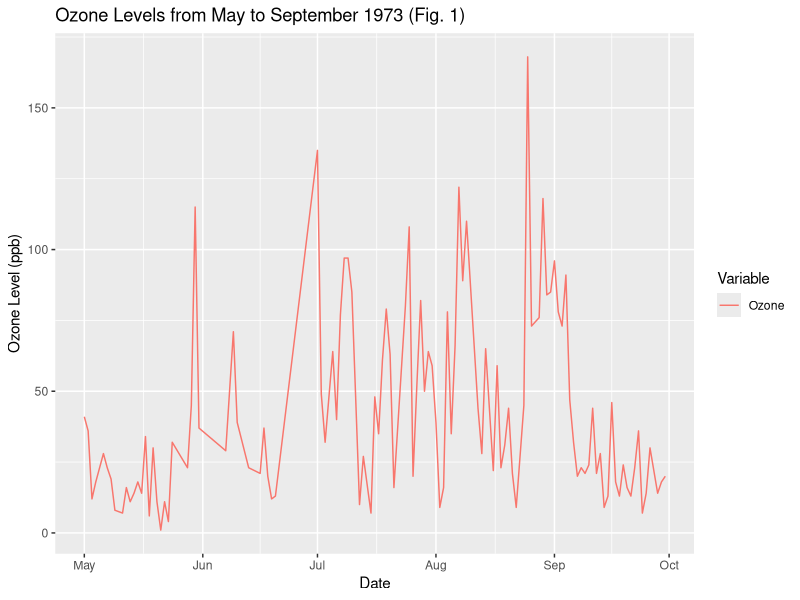
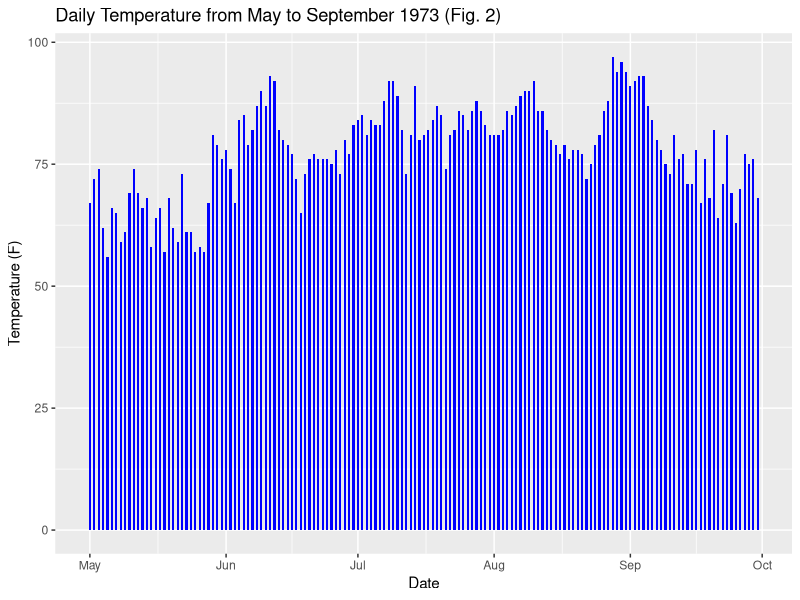
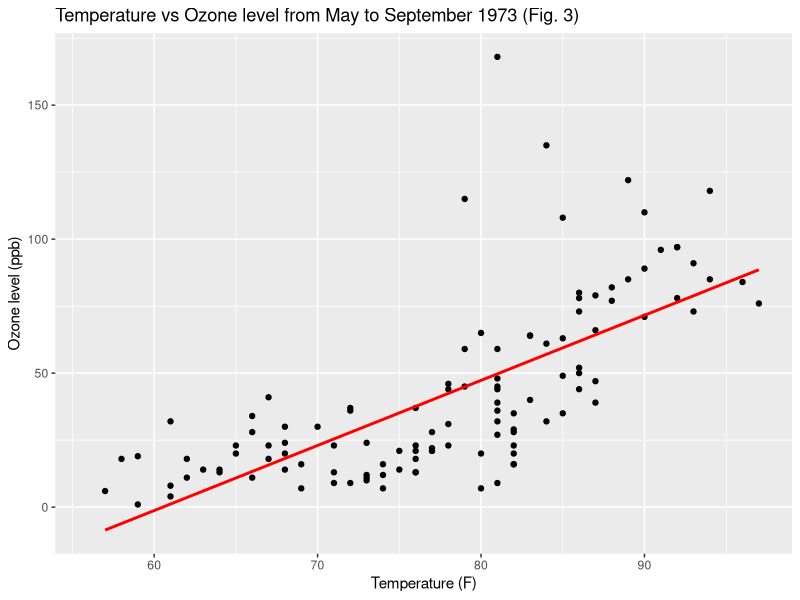
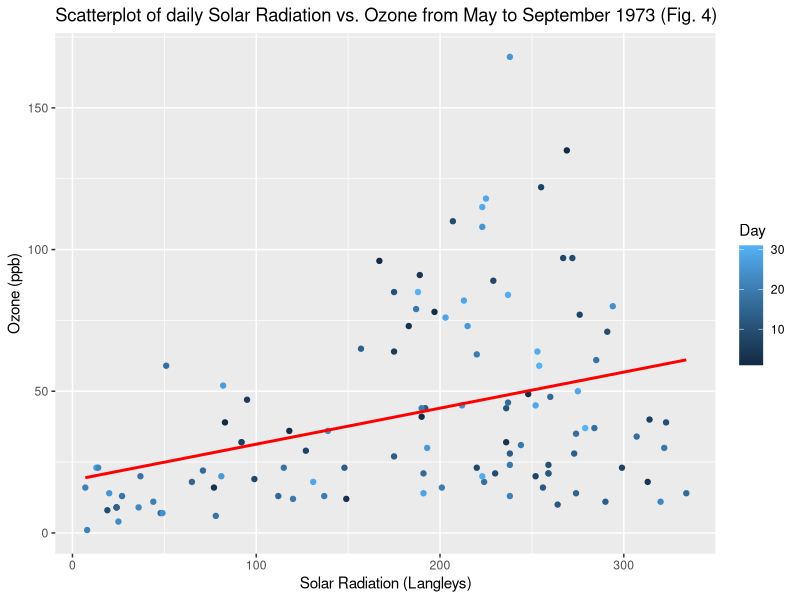

Write R code to recreate these figures, in order.
## ---- chunk 1
knitr::opts_chunk$set(echo = TRUE, warning = FALSE, message = FALSE)
## ---- chunk 2
library(ggplot2)
library(dplyr)
library(tidyr)
aqny <- datasets::airquality
## ---- chunk 3
aqny_ozone <- aqny %>% select(Month, Day, Ozone)
aqny_ozone$Date <- as.Date(paste("1973", aqny_ozone$Month, aqny_ozone$Day, sep = "-"))

aqny_ozone <- select(aqny_ozone, -Month, -Day)
aqny_ozone <- na.omit(aqny_ozone)

ozone <- gather(aqny_ozone, key = "Variable", value = "Value", -Date)

ggplot(ozone, aes(x = Date, y = Value, color = Variable)) + 
geom_line() +
labs(title = "Ozone Levels from May to September 1973 (Fig. 1)", x = "Date", y = "Ozone Level (ppb)")
## ---- chunk 4
aqny_daily <- aqny %>%
  mutate(Date = as.Date(paste(1973, Month, Day, sep = "-"), "%Y-%m-%d")) %>%
  select(Date, Temp) %>%
  na.omit()

ggplot(aqny_daily, aes(x = Date, y = Temp)) +
  geom_bar(stat = "identity", fill = "blue", width = 0.5) +
  labs(title = "Daily Temperature from May to September 1973 (Fig. 2)", x = "Date", y = "Temperature (F)") 
## ---- chunk 5
ggplot(data = aqny, aes(x = Temp, y = Ozone)) +
  geom_point() +
  geom_smooth(method = lm, se = FALSE, col = "red") +
  xlab("Temperature (F)") +
  ylab("Ozone level (ppb)") +
  ggtitle("Temperature vs Ozone level from May to September 1973 (Fig. 3)")
## ---- chunk 6
ggplot(data = aqny, aes(x = Solar.R, y = Ozone, color = Day)) +
  geom_point() +
  geom_smooth(method = lm, se = FALSE, col = "red") +
  xlab("Solar Radiation (Langleys)") +
  ylab("Ozone (ppb)") +
  ggtitle("Scatterplot of daily Solar Radiation vs. Ozone from May to September 1973 (Fig. 4)")
## ---- chunk 7
ozone_monthly <- aqny %>%
  mutate(month = as.Date(paste(1973, Month, "1", sep = "-"), "%Y-%m-%d")) %>%
  group_by(month = lubridate::floor_date(month, unit = "month")) %>%
  summarise(mean_ozone = mean(Ozone, na.rm = TRUE))

print(ozone_monthly)
## ---- chunk 8
aqny_correlation <- na.omit(aqny)

correlation <- cor(aqny_correlation[, c("Ozone", "Solar.R", "Wind", "Temp")])
print(correlation)
## ---- chunk 9
temp_percent <- quantile(aqny$Temp, c(0.25, 0.5, 0.75), na.rm = TRUE)

print(paste("Temperature Percentiles:", temp_percent))
